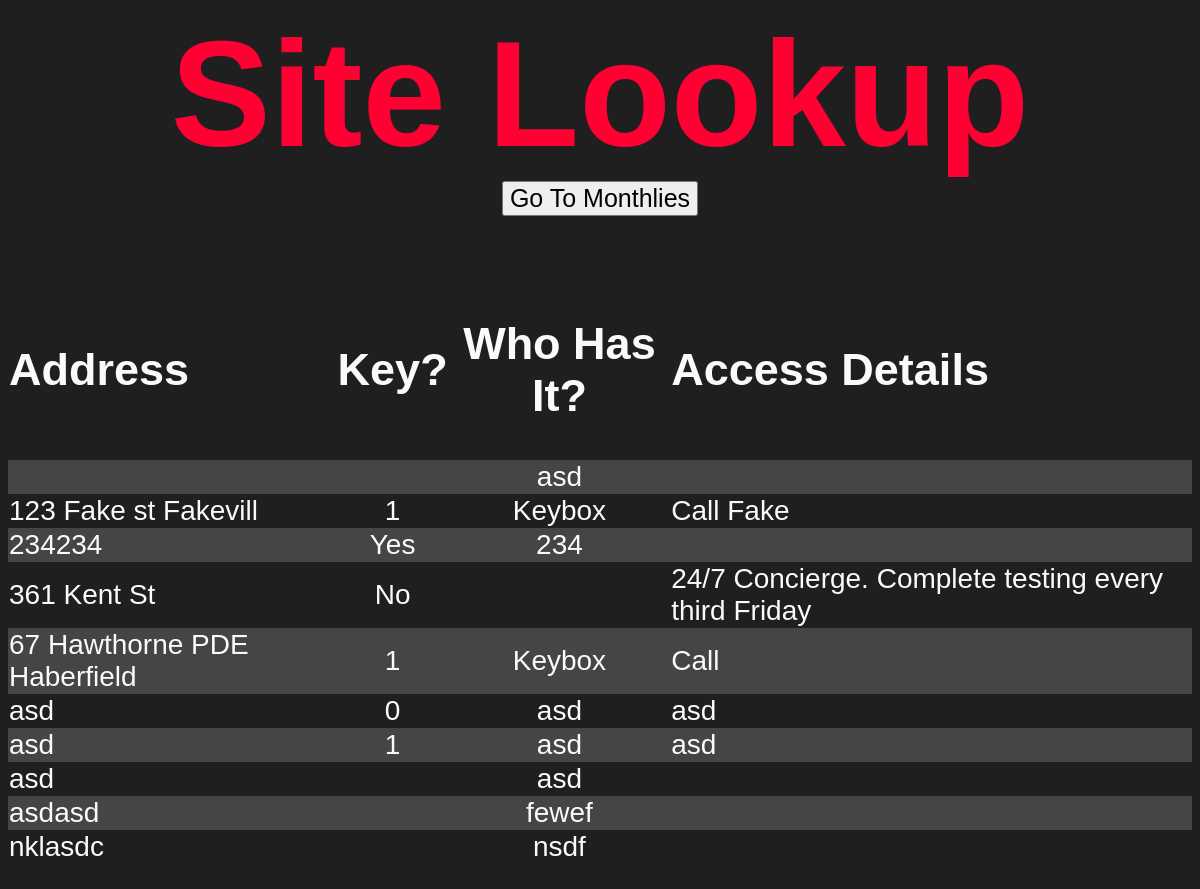
Screenshot of /site_lookup.php with the database file from the repository.
### tables this page shows
CREATE TABLE "keys" (
	"id_number"	INTEGER,
	"address"	TEXT,
	"key_holder"	TEXT,
	"date_of_issue"	TEXT,
	"key_provider"	TEXT,
	"large"	TEXT,
	"fip"	TEXT,
	"pump"	TEXT,
	"access"	TEXT,
	"is_key"	TEXT,
	"unique"	INTEGER UNIQUE,
	"monthly"	TEXT,
	PRIMARY KEY("unique" AUTOINCREMENT)
);

### site_lookup.php (the view, shortened to what this page needs)
<html>
<head>
</head>
<body>
<h1>
    Site Lookup
    <br>
    <button style="font-size: 25px; text-align: center" id="myButton">Go To Monthlies</button>
</h1>
<?php
    $pdo = new PDO('sqlite:keys.db');
    $statement = $pdo->query("SELECT * from keys ORDER BY address ASC");
    $keys = $statement->fetchAll(PDO::FETCH_ASSOC);
    echo "<table>";
    echo "<tr>";
        echo "<td><h2>Address</h2></td>";
        echo "<td style='text-align: center'><h2>Key?</h2></td>";
        echo "<td style='text-align: center'><h2>Who Has It?</h2></td>";
        echo "<td><h2>Access Details</h2></td>";
    echo "</tr>";
    foreach($keys as $row => $key){
        echo "<tr><h3>";
            echo "<td>" .  $key['address']  .  "</td>";
            echo "<td style='text-align: center'>" .  $key['is_key']  .  "</td>";
            echo "<td style='text-align: center'>" .  $key['key_holder']  .  "</td>";
            echo "<td>" .  $key['access']  .  "</td>";
        echo "</h3></tr>";
    }
    echo "</table>";
?>
</body>
</html>

### site_lookup.php (style rules this page uses)
body { font-family: Century Gothic, CenturyGothic, AppleGothic, sans-serif; background: #1f1f1f; color: #fafafa; }
table, tr, td { border: none; border-collapse: collapse; }
tr:nth-child(even) { background-color: #454545; }
table { width: 100%; margin: 100px auto; }
tr { height: 30px; }
td { font-size: 28px; }
h1 { font-size: 150px; text-align: center; color: #ff0033 }
h2 { font-size: 45px; }
h3 { font-size: 45px; }

### rows the page displays
keys: key_holder "asd"
keys: address "123 Fake st Fakevill", is_key "1", key_holder "Keybox", access "Call Fake"
keys: address "234234", is_key "Yes", key_holder "234"
keys: address "361 Kent St", is_key "No", access "24/7 Concierge. Complete testing every third Friday"
keys: address "67 Hawthorne PDE Haberfield", is_key "1", key_holder "Keybox", access "Call"
keys: address "asd", is_key "0", key_holder "asd", access "asd"
keys: address "asd", is_key "1", key_holder "asd", access "asd"
keys: address "asd", key_holder "asd"
keys: address "asdasd", key_holder "fewef"
keys: address "nklasdc", key_holder "nsdf"
